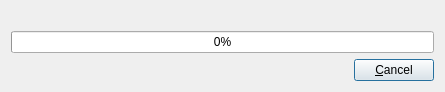
<?xml version="1.0" encoding="UTF-8"?>
<ui version="4.0">
 <class>ProgressDialog</class>
 <widget class="QDialog" name="ProgressDialog">
  <property name="geometry">
   <rect>
    <x>0</x>
    <y>0</y>
    <width>445</width>
    <height>85</height>
   </rect>
  </property>
  <property name="windowTitle">
   <string>Dialog</string>
  </property>
  <layout class="QVBoxLayout" name="verticalLayout">
   <item>
    <widget class="QLabel" name="progressLabel">
     <property name="text">
      <string/>
     </property>
    </widget>
   </item>
   <item>
    <widget class="QProgressBar" name="progressBar">
     <property name="value">
      <number>0</number>
     </property>
    </widget>
   </item>
   <item>
    <layout class="QHBoxLayout" name="horizontalLayout">
     <item>
      <spacer name="horizontalSpacer">
       <property name="orientation">
        <enum>Qt::Horizontal</enum>
       </property>
       <property name="sizeHint" stdset="0">
        <size>
         <width>40</width>
         <height>20</height>
        </size>
       </property>
      </spacer>
     </item>
     <item>
      <widget class="QPushButton" name="cancelButton">
       <property name="text">
        <string>&amp;Cancel</string>
       </property>
      </widget>
     </item>
    </layout>
   </item>
  </layout>
 </widget>
 <resources/>
 <connections/>
</ui>
